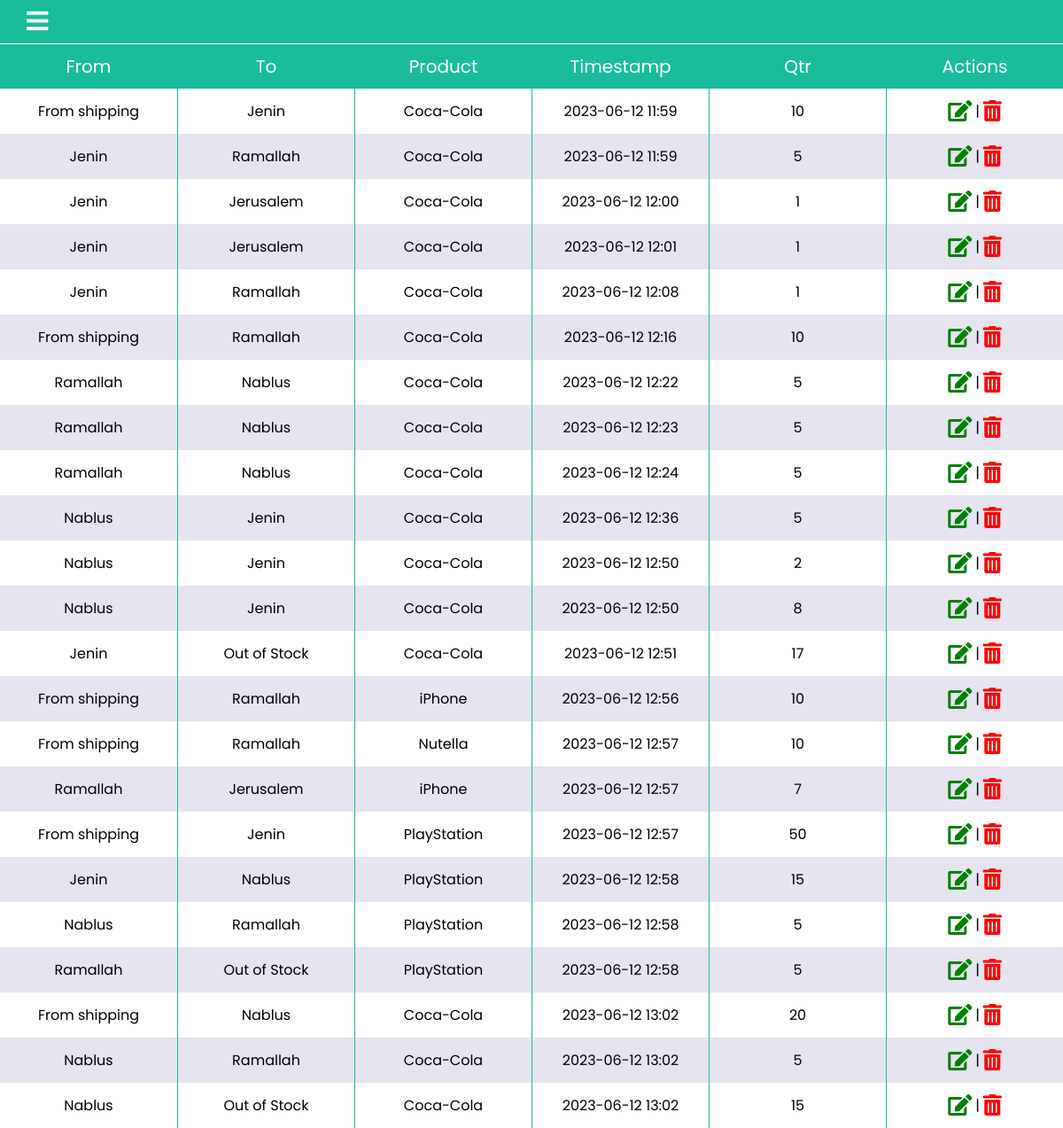
Page /product_movements on the earlier database version.
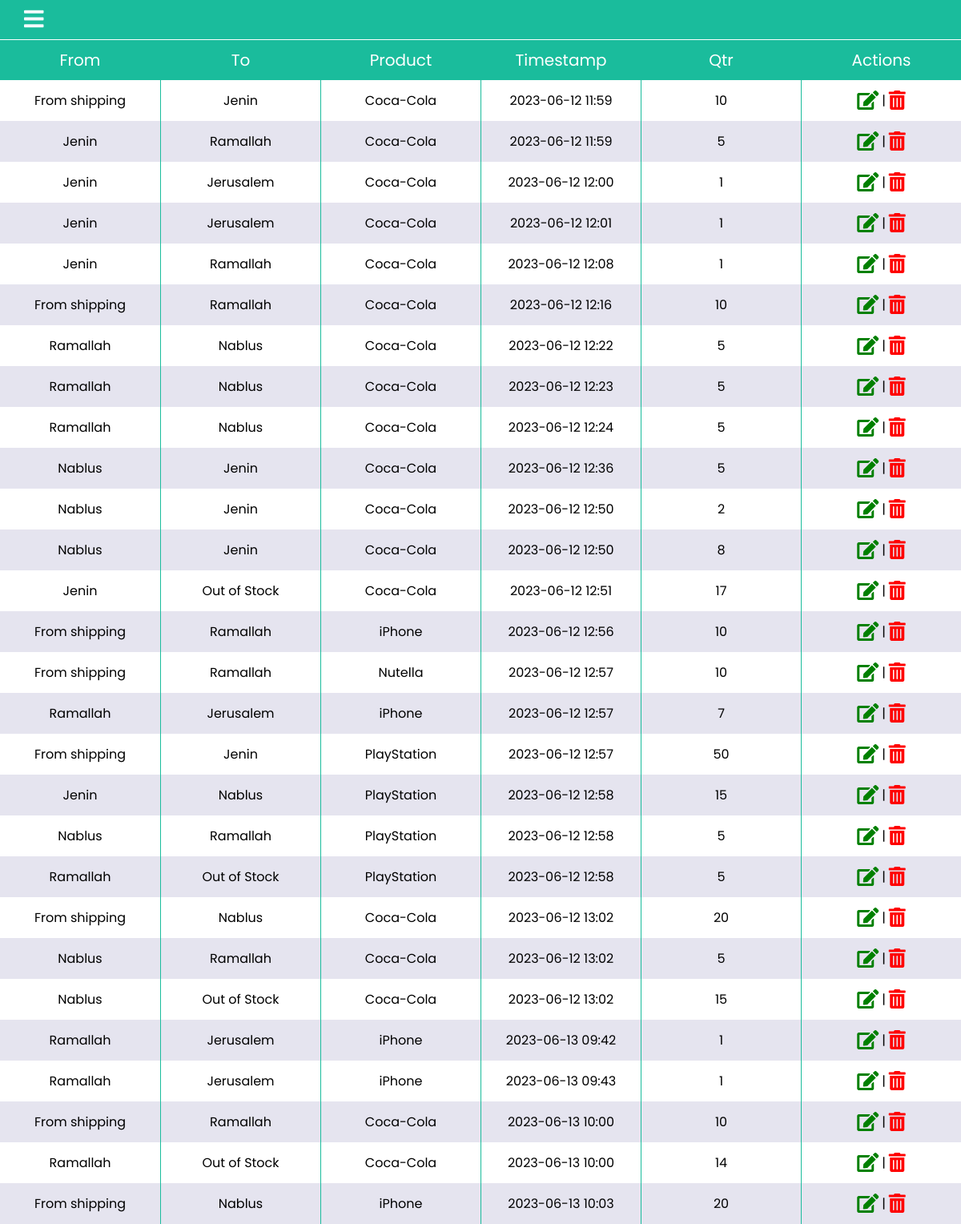
Same page on the later database version.
### src/models.py (models this page shows, shortened)
class ProductMovement(db.Model):
    movement_id = db.Column(db.Text, primary_key=True, default=lambda: str(uuid.uuid4()))
    timestamp = db.Column(db.DateTime, default=datetime.utcnow)
    from_location_id = db.Column(db.Text, db.ForeignKey('location.location_id'))
    to_location_id = db.Column(db.Text, db.ForeignKey('location.location_id'))
    qty = db.Column(db.Integer, nullable=False)
    product_id = db.Column(db.Text, db.ForeignKey('product.product_id'), nullable=False)

class Location(db.Model):
    location_id = db.Column(db.Text, primary_key=True, default=lambda: str(uuid.uuid4()))
    location_name = db.Column(db.String(50), nullable=False)
    movements_from = db.relationship('ProductMovement', foreign_keys='ProductMovement.from_location_id', backref='from_location')
    movements_to = db.relationship('ProductMovement', foreign_keys='ProductMovement.to_location_id', backref='to_location')

class Product(db.Model):
    product_id = db.Column(db.Text, primary_key=True,default=lambda: str(uuid.uuid4()))
    product_name = db.Column(db.String(50), nullable=False)
    movements = db.relationship('ProductMovement', backref='product')

### src/routes.py (the view)
@app.route('/product_movements')
def get_all_movement():
    return render_template('/product_movement/product_movements.html', movements=ProductMovementManager.get_all_product_movement())

### src/business_logic/product_movement/product_movement_manager.py (called while the page is built)
    def get_all_product_movement():
        return ProductMovement.query.all()

### src/templates/product_movement/product_movements.html (shortened to what this page needs)
{% extends 'base.html' %} {% include 'nav.html' %} {% block body %}
<div class="table-grid">
  <div class="table-row-pv table-title">
    <div>From</div>
    <div>To</div>
    <div>Product</div>
    <div>Timestamp</div>
    <div>Qtr</div>
    <div>Actions</div>
  </div>
</div>
<div class="table-grid">
  {% for movement in movements %}
  <div class="table-row-pv">
    {% if movement.from_location.location_name %}
    <div>{{movement.from_location.location_name}}</div>
    {% else %}
    <div>From shipping</div>
    {% endif %} {% if movement.to_location.location_name %}
    <div>{{movement.to_location.location_name}}</div>
    {% else %}
    <div>Out of Stock</div>
    {% endif %}
    <div>{{movement.product.product_name}}</div>
    <div>{{movement.timestamp.strftime('%Y-%m-%d %H:%M')}}</div>
    <div>{{movement.qty}}</div>
    <div>
      <span style="font-size: 24px; color: green; padding-right: 4px">
        <a href="/product_movement/edit/{{movement.movement_id}}">
          <i class="fas fa-edit"></i
        ></a>
      </span>
      |
      <span style="font-size: 24px; color: red; padding-left: 4px">
        <a href="/product_movement/delete/{{movement.movement_id}}">
          <i class="fas fa-trash-alt"></i></a
      ></span>
    </div>
  </div>
  {% endfor %}
</div>
{% endblock %}

### src/templates/base.html (shortened to what this page needs)
<!DOCTYPE html>
<html lang="en">
  <head>
    <link
      rel="stylesheet"
      type="text/css"
      href="{{ url_for('static', filename='css/global.css') }}"
    />
    <link
      rel="stylesheet"
      href="https://use.fontawesome.com/releases/v5.8.1/css/all.css"
    />
  </head>
  <body>
    {% block body %} {% endblock %}
  </body>
</html>

### src/templates/nav.html (shortened to what this page needs)
{% extends 'base.html' %} {% block body %}
<div class="wrapper">
  <div class="section">
    <div class="top_navbar">
      <div class="hamburger">
        <a href="#">
          <i class="fas fa-bars"></i>
        </a>
      </div>
    </div>
  </div>
</div>
{% endblock %}

### src/static/css/global.css (style rules this page uses)
* { list-style: none; text-decoration: none; margin: 0; padding: 0; box-sizing: border-box; font-family: "Poppins"; }
body { background: #f5f6fa; }
.wrapper .section { transition: all 0.5s ease; background: #1abc9c; }
.wrapper .section .top_navbar { background: #1abc9c; height: 50px; display: flex; align-items: center; padding: 0 30px; border-bottom: 1px solid #fff; transition: margin 0.5s ease; }
.wrapper .section .top_navbar .hamburger a { font-size: 28px; color: #f4fbff; }
.table-grid { display: grid; grid-template-rows: auto; }
.table-row-pv { display: grid; background-color: #fff; grid-template-columns: repeat(6, 1fr); }
.table-row-pv:nth-of-type(2n) { background-color: #e5e4ef; }
.table-row-pv > div { padding: 0.5em; align-self: center; text-align: center; transition: 0.3s ease; height: 100%; display: flex; justify-content: center; align-items: center; word-break: break-all; }
.table-row-pv > div:not(:first-child) { border-left: 1px solid #1abc9c; }
a, a:hover, a:visited, a:active, a:link { text-decoration: none; color: inherit; }
body { background-color: #fbfbfb; }
.table-title { font-size: 20px; background: #1abc9c; color: white; }

Differences in the rows shown:
added ProductMovement: from_location.location_name "Ramallah", to_location.location_name "Jerusalem", product.product_name "iPhone", timestamp "2023-06-13 09:42", qty "1"
added ProductMovement: from_location.location_name "Ramallah", to_location.location_name "Jerusalem", product.product_name "iPhone", timestamp "2023-06-13 09:43", qty "1"
added ProductMovement: shows "From shipping", to_location.location_name "Ramallah", product.product_name "Coca-Cola", timestamp "2023-06-13 10:00", qty "10"
added ProductMovement: from_location.location_name "Ramallah", shows "Out of Stock", product.product_name "Coca-Cola", timestamp "2023-06-13 10:00", qty "14"
added ProductMovement: shows "From shipping", to_location.location_name "Nablus", product.product_name "iPhone", timestamp "2023-06-13 10:03", qty "20"
